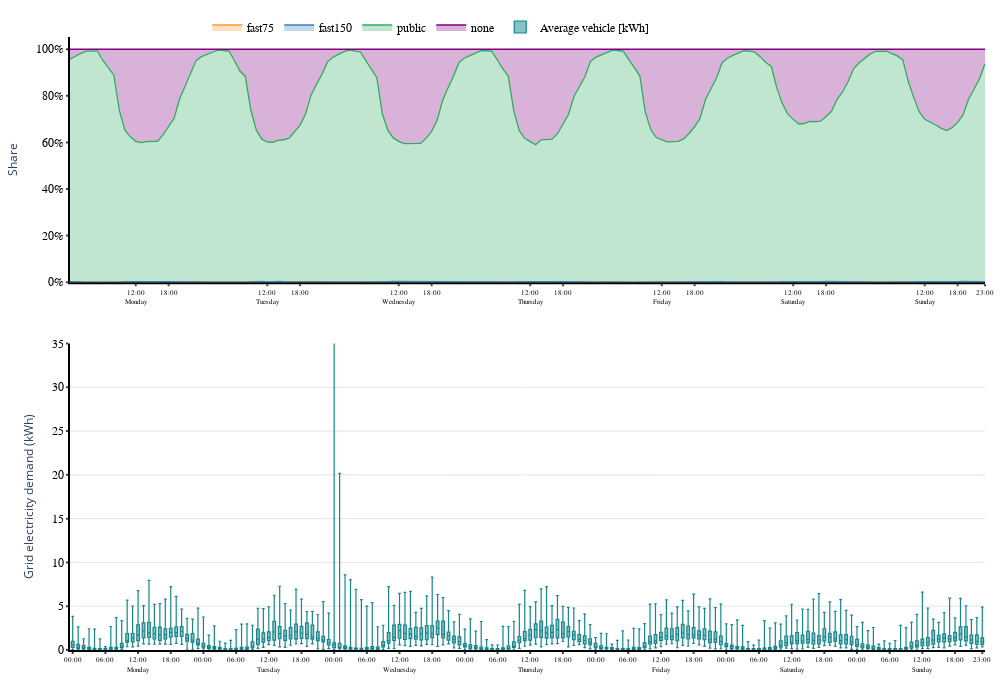

Notebook source saved alongside this figure:
### Code cell
# Some customizations for the final plot. Adjust according to your needs

# fig['layout']['xaxis'].update({'showticklabels':True})
xaxisdct = {'automargin': False,
              'showgrid': False,
              'showline': True,
#               'zeroline':True,
              'tickmode':'array',
              'tickvals': ['00,Mon', '06,Mon', '12,Mon', '18,Mon',
                           '00,Tue', '06,Tue', '12,Tue', '18,Tue',
                           '00,Wed', '06,Wed', '12,Wed', '18,Wed',
                           '00,Thu', '06,Thu', '12,Thu', '18,Thu',
                           '00,Fri', '06,Fri', '12,Fri', '18,Fri',
                           '00,Sat', '06,Sat', '12,Sat', '18,Sat',
                           '00,Sun', '06,Sun', '12,Sun', '18,Sun','23,Sun'],
              'ticktext': ['00:00<br>', '06:00<br>', '12:00<br>Monday', '18:00<br>',
                           '00:00<br>', '06:00<br>', '12:00<br>Tuesday', '18:00<br>',
                           '00:00<br>', '06:00<br>', '12:00<br>Wednesday', '18:00<br>',
                           '00:00<br>', '06:00<br>', '12:00<br>Thursday', '18:00<br>',
                           '00:00<br>', '06:00<br>', '12:00<br>Friday', '18:00<br>',
                           '00:00<br>', '06:00<br>', '12:00<br>Saturday', '18:00<br>',
                           '00:00<br>', '06:00<br>', '12:00<br>Sunday', '18:00<br>','23:00<br>'],
               'ticklen': 2,
             'tickwidth': 2,
              'tickfont':{'family': 'Arial, sans-serif',
                            'size': 7,
                           'color': 'black'},
             'linewidth': 2,
#          'zerolinecolor': '#969696',
#          'zerolinewidth': 2,
        'showticklabels':True,
                "ticks":"outside",
                'ticklen': 2,
                'tickwidth': 2,
            'linecolor': 'black',
           }
fig['layout']['xaxis'].update(xaxisdct)
# fig['layout']['xaxis'].update({'showticklabels':False})
fig['layout']['xaxis2'].update(xaxisdct)

fig['layout']['yaxis'].update({'title': 'Share',
                           'titlefont': {'size':12},
                            'showgrid': False,'showline':True,'rangemode':"tozero", 'zeroline' : True,
                              'domain': [0.6, 1.0],'tickformat' : ',.0%',
                            'tickfont': {'family': 'Arial, sans-serif',
                                           'size': 12,
                                          'color': 'black'},
                           'linewidth':2,
                            "ticks":"outside",
                            'ticklen': 2,
                            'tickwidth': 2,
                               'linecolor': 'black',
                              })
fig['layout']['yaxis2'].update({'title': 'Grid electricity demand (kWh)',
                            'titlefont': {'size':12},
                             'showgrid': True,'showline':True,'rangemode':"tozero",
                               'domain': [0.0, 0.5],
                             'tickfont': {'family': 'Arial, sans-serif',
                                            'size': 12,
                                           'color': 'black'},
                            'linewidth':2,
                                'range': [0,35],
                                'dtick': 5,
                            "ticks":"outside",
                            'ticklen': 2,
                            'tickwidth': 2,
                            'linecolor': 'black',
                               })

fig['layout'].update({'paper_bgcolor': 'white',
                       'plot_bgcolor': 'white',
                             'margin': dict(l=70, r=15, t=20, b=50, pad=0),
                              'width': 1000,
                             'height': 700,
                         'showlegend': True,
                             'legend': {'orientation': 'h','x': 0.15, 'y': 1.04,
                                        'font': dict(family= 'Arial, sans-serif',
                                                       size= 12,
                                                      color= 'black')}
                     })

iplot(fig,show_link=False)
